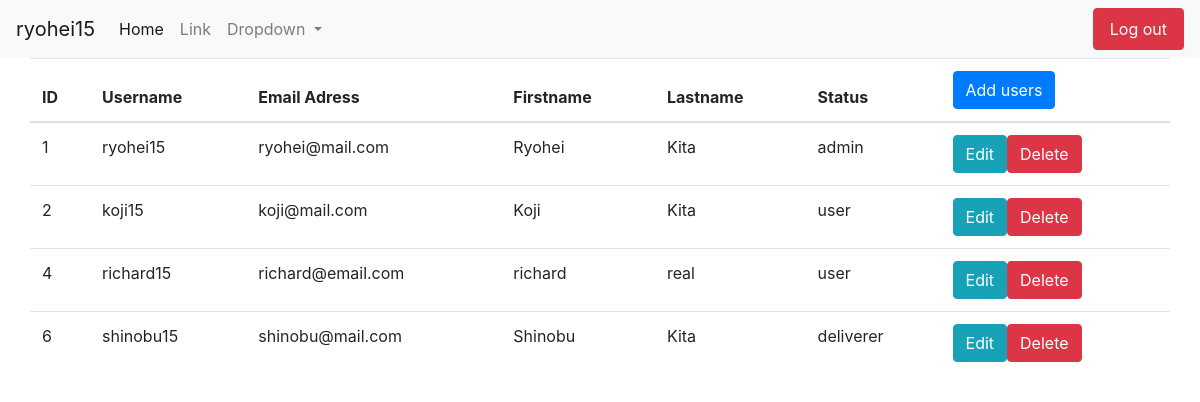
Page /admin/user.php (signed in) on the committed database.
### tables this page shows
CREATE TABLE `users` (
  `user_id` int(50) NOT NULL,
  `username` text NOT NULL,
  `email` text NOT NULL,
  `firstname` text NOT NULL,
  `lastname` text NOT NULL,
  `password` text NOT NULL,
  `status` text NOT NULL
);

### classes/Database.php (called while the page is built, shortened)
<?php
class Database{
    private $servername = "localhost";
    private $username = "root";
    private $password = "";
    private $database = "ec";
    public function __construct()
    {
        $this->conn = new mysqli($this->servername, $this->username, $this->password, $this->database);
        return $this->conn;
    }
}

### classes/User.php (called while the page is built, shortened)
<?php
require_once "Database.php";
class User extends Database
{
    public function getUser()
    {
        $sql = "SELECT * FROM users";
        $result = $this->conn->query($sql) or die("Conection error: " . $this->conn->connect_error);
        $rows = array();
        while ($row = $result->fetch_assoc()) {
            $rows[] = $row;
        }
        return $rows;
    }
}

### admin/user.php (the view, shortened to what this page needs)
<?php
    require_once "../classes/User.php";
    $user = new User;
    $result = $user->getUser();
?>
<!DOCTYPE html>
<html>
<head>
    <link rel="stylesheet" href="https://stackpath.bootstrapcdn.com/bootstrap/4.1.3/css/bootstrap.min.css"
>
</head>
<body>
    <?php require_once "navbar.php";?>
    <div class="container">
        <div class="row">
            <table class="table table-hover">
                <thead>
                    <tr>
                        <th>ID</th>
                        <th>Username</th>
                        <th>Email Adress</th>
                        <th>Firstname</th>
                        <th>Lastname</th>
                        <th>Status</th>
                        <th>
                            <button type="button" class="btn btn-primary btn-md" data-toggle="modal" data-target="#exampleModal">
                                Add users
                            </button>
                        </th>
                    </tr>
                </thead>
                <tbody>
                    <?php
                    foreach($result as $key => $row){
                        $id = $row['user_id'];
                        $username = $row['username'];
                        $email = $row['email'];
                        $firstname = $row['firstname'];
                        $lastname = $row['lastname'];
                        $status = $row['status'];
                        echo "<tr>";
                        echo "<td>" . $id . "</td>";
                        echo "<td>" . $username . "</td>";
                        echo "<td>" . $email . "</td>";
                        echo "<td>" . $firstname . "</td>";
                        echo "<td>" . $lastname . "</td>";
                        echo "<td>" . $status . "</td>";
                        echo "<td>";
                        echo "<a href='edit.php?id=$id' class='btn btn-info'>Edit</a>";
                        echo "<a href='../userAction.php?action=delete&id=$id' class='btn btn-danger'>Delete</a>";
                        echo "</td>";
                        echo "</tr>";
                    }
                ?>
                </tbody>
            </table>
        </div>
    </div>
</body>
</html>

### rows in the picture
users: user_id "1", username "ryohei15", email "ryohei@mail.com", firstname "Ryohei", lastname "Kita", status "admin"
users: user_id "2", username "koji15", email "koji@mail.com", firstname "Koji", lastname "Kita", status "user"
users: user_id "4", username "richard15", email "richard@email.com", firstname "richard", lastname "real", status "user"
users: user_id "6", username "shinobu15", email "shinobu@mail.com", firstname "Shinobu", lastname "Kita", status "deliverer"

### other values in the picture
$_SESSION['username'] "ryohei15"
